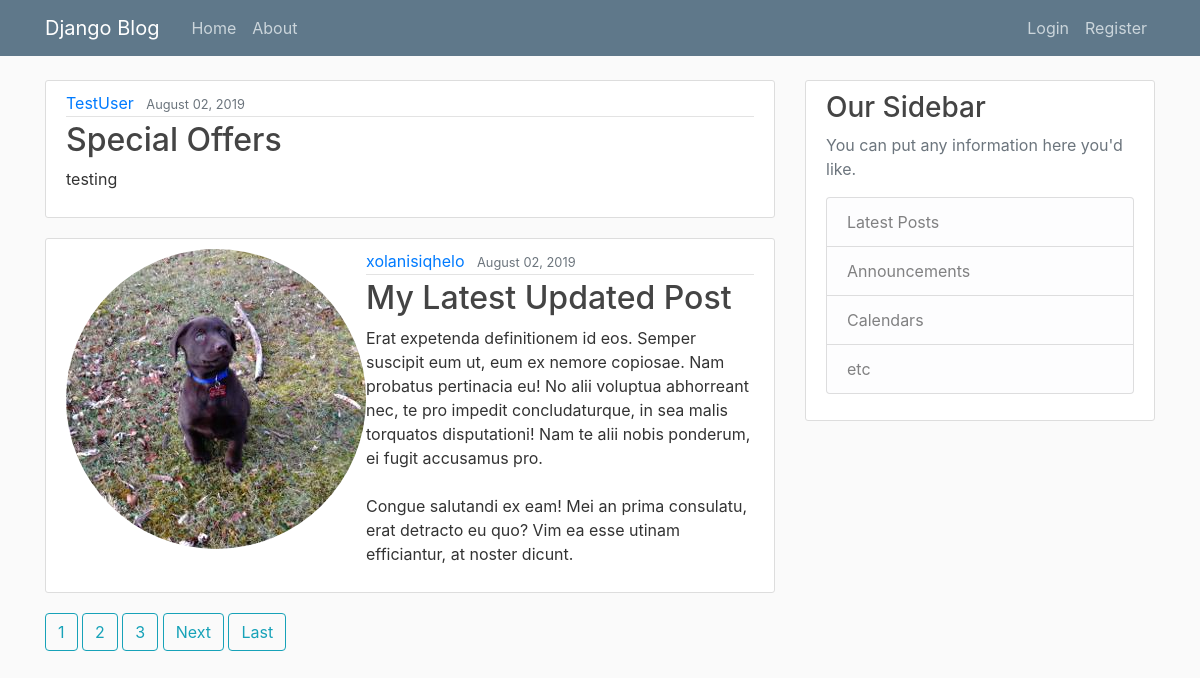
The page / on the database its author committed.
### blog/models.py (models this page shows, shortened)
class Post(models.Model):
    title = models.CharField(max_length=100)
    content = models.TextField()
    date_posted = models.DateTimeField(default=timezone.now)
    author = models.ForeignKey(User,on_delete=models.CASCADE)

### users/models.py (models this page shows, shortened)
class Profile(models.Model):
    user = models.OneToOneField(User,on_delete=models.CASCADE)
    image = models.ImageField(default='default.jpg',upload_to='profile_pics')

### blog/views.py (the view)
# urls.py: path('', PostListView.as_view(), name='blog-home'),
class PostListView(ListView):
    model = Post
    template_name =  'blog/home.html'
    context_object_name='posts'
    ordering = ['-date_posted']
    paginate_by=2

### blog/templates/blog/home.html (shortened to what this page needs)
{% extends "blog/base.html"%}
{% block content%}
  {% for post in posts %}
  <article class="media content-section">
    <img class="rounded-circle artitle-img " src="{{post.author.profile.image.url}}"  >
    <div class="media-body">
      <div class="article-metadata">
        <a class="mr-2" href="{% url 'user-posts' post.author.username %}">{{ post.author }}</a>
        <small class="text-muted">{{ post.date_posted|date:"F d, Y " }}</small>
      </div>
      <h2><a class="article-title" href="{% url 'post-detail' post.id %}">{{ post.title}}</a></h2>
      <p class="article-content">{{ post.content }}</p>
    </div>
  </article>
    {% endfor %}
    {% if is_paginated %}
      {% for num in page_obj.paginator.page_range %}
         {% if page_obj.number == num %}
             <a class="btn btn-outline-info mb-4" href="?page={{num}}">{{num}}</a>
         {% elif num  > page_obj.number|add:'-3' and num  < page_obj.number|add:'3' %}
             <a class="btn btn-outline-info mb-4" href="?page={{num}}">{{num}}</a>
         {% endif %}
      {% endfor %}
      {% if page_obj.has_next %}
      <a class="btn btn-outline-info mb-4" href="?page={{page_obj.next_page_number}}">Next</a>
      <a class="btn btn-outline-info mb-4" href="?page={{page_obj.paginator.num_pages}}">Last</a>
      {% endif %}
    {% endif %}
{% endblock content%}

### blog/static/blog/main.css (style rules this page uses)
body { background: #fafafa; color: #333333; margin-top: 5rem; }
h1, h2, h3, h4, h5, h6 { color: #444444; }
.content-section { background: #ffffff; padding: 10px 20px; border: 1px solid #dddddd; border-radius: 3px; margin-bottom: 20px; }
.article-title { color: #444444; }
.article-content { white-space: pre-line; }
.article-metadata { padding-bottom: 1px; margin-bottom: 4px; border-bottom: 1px solid #e3e3e3 }

### rows shown on the page
Post: author "TestUser", date_posted "August 02, 2019", title "Special Offers", content "testing"
Post: author.profile.image (picture), author "xolanisiqhelo", date_posted "August 02, 2019", title "My Latest Updated Post", content "Erat expetenda definitionem id eos. Semper suscipit eum ut, eum ex nemore copiosae. Nam probatus pertinacia eu! No alii voluptua abhorreant nec, te pro impedit concludaturque, in sea malis torquatos disputationi! Nam te alii nobis ponderum, ei fugit accusamus pro. Congue salutandi ex eam! Mei an prima consulatu, erat detracto eu quo? Vim ea esse utinam efficiantur, at noster dicunt."

### other values the page prints
{{ num }} "1"
{{ num }} "2" "3"
